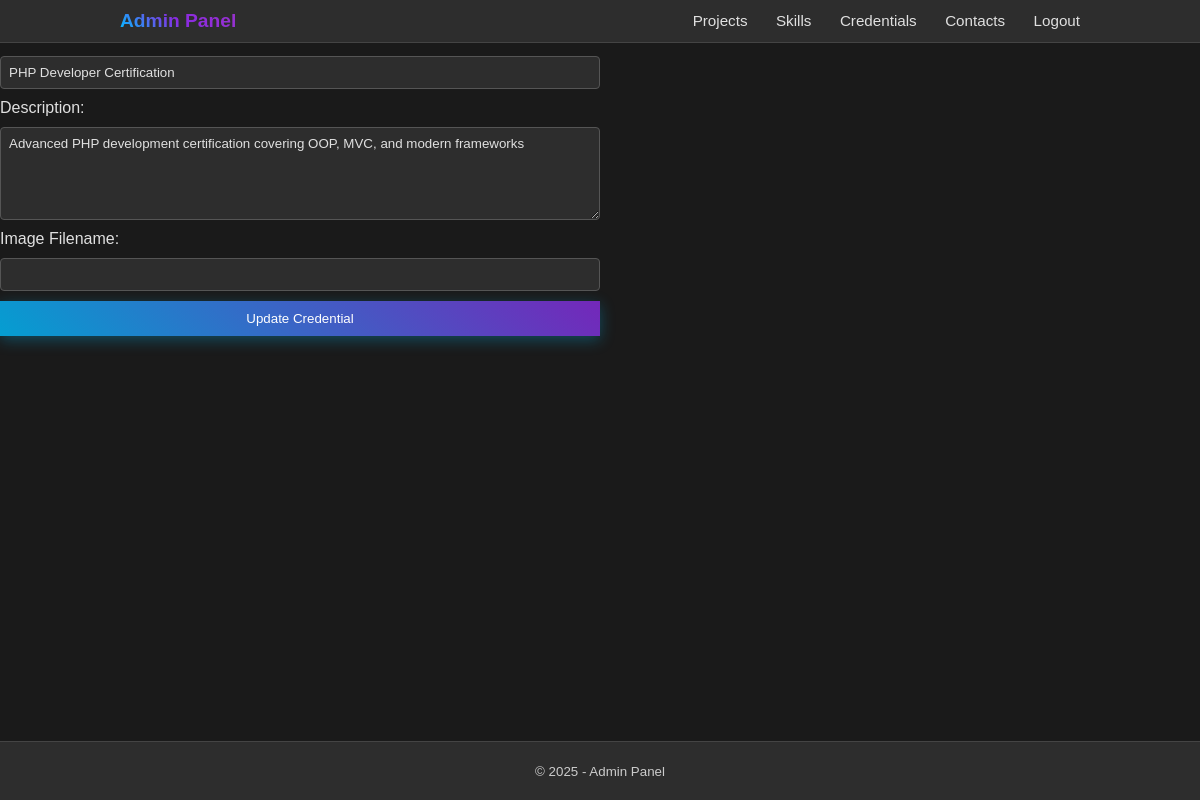
/admin/edit_credential.php?id=2 (signed in), run on the app's committed database.
### tables this page shows
CREATE TABLE IF NOT EXISTS credentials (
    id INT AUTO_INCREMENT PRIMARY KEY,
    name VARCHAR(200) NOT NULL,
    description TEXT,
    image VARCHAR(255),
    certificate_image VARCHAR(255),
    issuing_organization VARCHAR(200),
    issue_date DATE,
    expiry_date DATE,
    credential_id VARCHAR(100),
    credential_url VARCHAR(500),
    category ENUM('certification', 'education', 'award', 'course') DEFAULT 'certification',
    verification_status ENUM('verified', 'pending', 'expired') DEFAULT 'verified',
    sort_order INT DEFAULT 0,
    created_at TIMESTAMP DEFAULT CURRENT_TIMESTAMP,
    updated_at TIMESTAMP DEFAULT CURRENT_TIMESTAMP ON UPDATE CURRENT_TIMESTAMP,
    INDEX idx_category (category),
    INDEX idx_verification_status (verification_status),
    INDEX idx_sort_order (sort_order)
);

### admin/edit_credential.php (the view, shortened to what this page needs)
<?php
include '../includes/config.php';
$id = intval($_GET['id']);
$stmt = $conn->prepare("SELECT * FROM credentials WHERE id = ?");
$stmt->bind_param("i", $id);
$stmt->execute();
$res = $stmt->get_result();
$cred = $res->fetch_assoc();
?>
<!DOCTYPE html>
<html lang="en">
<head>
  <link href="https://unpkg.com/boxicons@2.1.4/css/boxicons.min.css" rel="stylesheet">
  <link rel="stylesheet" href="../css/style.css">
  <link rel="stylesheet" href="../css/admin.css">
</head>
<body>
<?php
include __DIR__ . '/partials/admin_header.php';
?>
  <main>
    <h2>Edit Credential</h2>
    <form method="post">
      <label>Name:</label>
      <input type="text" name="name" value="<?php echo htmlspecialchars($cred['name']); ?>" required>
      <label>Description:</label>
      <textarea name="description" rows="5"><?php echo htmlspecialchars($cred['description']); ?></textarea>
      <label>Image Filename:</label>
      <input type="text" name="image" value="<?php echo htmlspecialchars($cred['image']); ?>">
      <button type="submit">Update Credential</button>
    </form>
  </main>
  <?php
include __DIR__ . '/partials/admin_footer.php';
?>
</body>
</html>

### css/style.css (style rules this page uses)
* { margin: 0; padding: 0; box-sizing: border-box; font-family: 'Poppins', sans-serif; }
body { background: #1a1a1a; color: #e0e0e0; min-height: 100vh; display: flex; flex-direction: column; }
form { display: flex; flex-direction: column; max-width: 600px; gap: 10px; }
form input, form textarea { padding: 8px; border: 1px solid #555; border-radius: 4px; background: #2d2d2d; color: #e0e0e0; }
form button { background: linear-gradient(45deg, rgba(0, 191, 255, 0.8), rgba(138, 43, 226, 0.8)); backdrop-filter: blur(10px); color: #fff; border: none; padding: 10px; cursor: pointer; box-shadow: 0 4px 15px rgba(0, 191, 255, 0.3); }
h1, h2, h3, h4, h5, h6 { background: linear-gradient(45deg, #00bfff, #8a2be2, #9932cc); -webkit-background-clip: text; -webkit-text-fill-color: transparent; background-clip: text; }

### data on the page
credentials: name "PHP Developer Certification", description "Advanced PHP development certification covering OOP, MVC, and modern frameworks"
